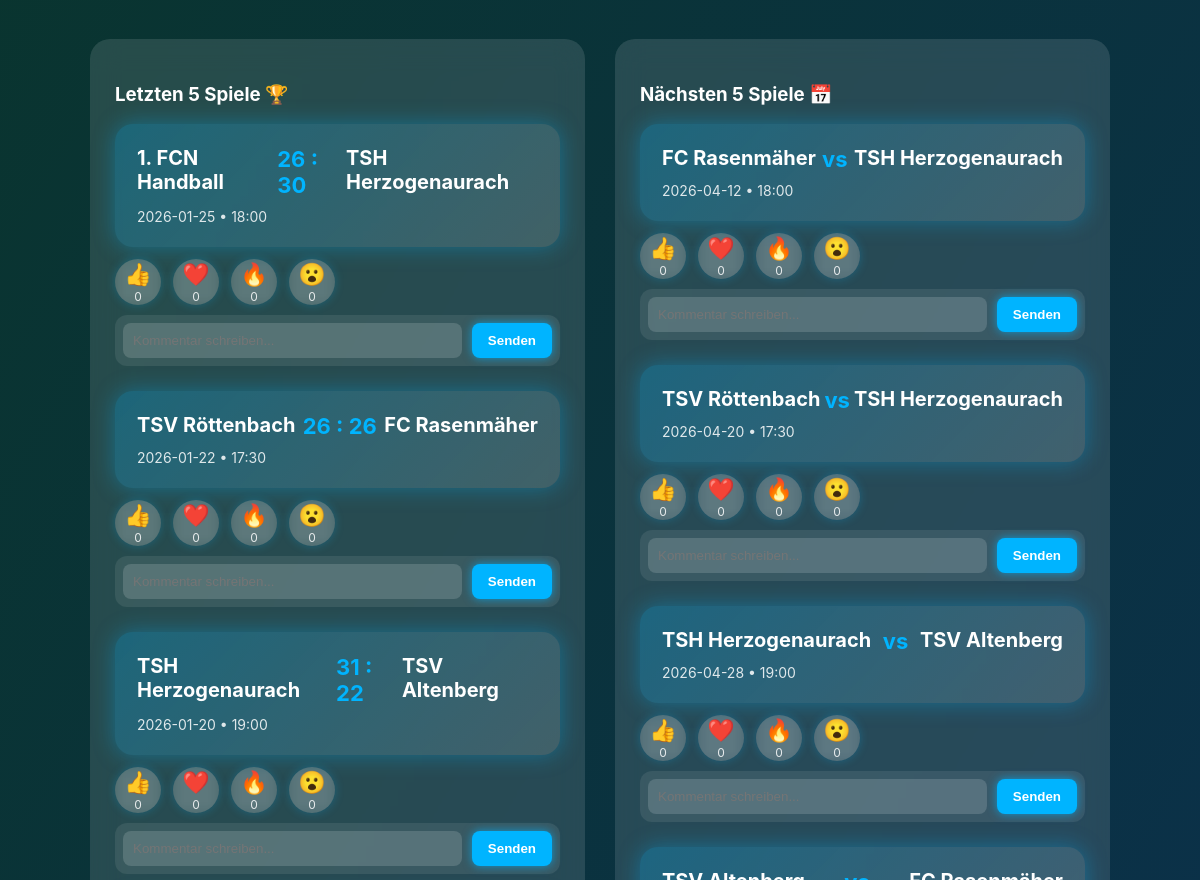
The app's page /handball (middle part), older data.
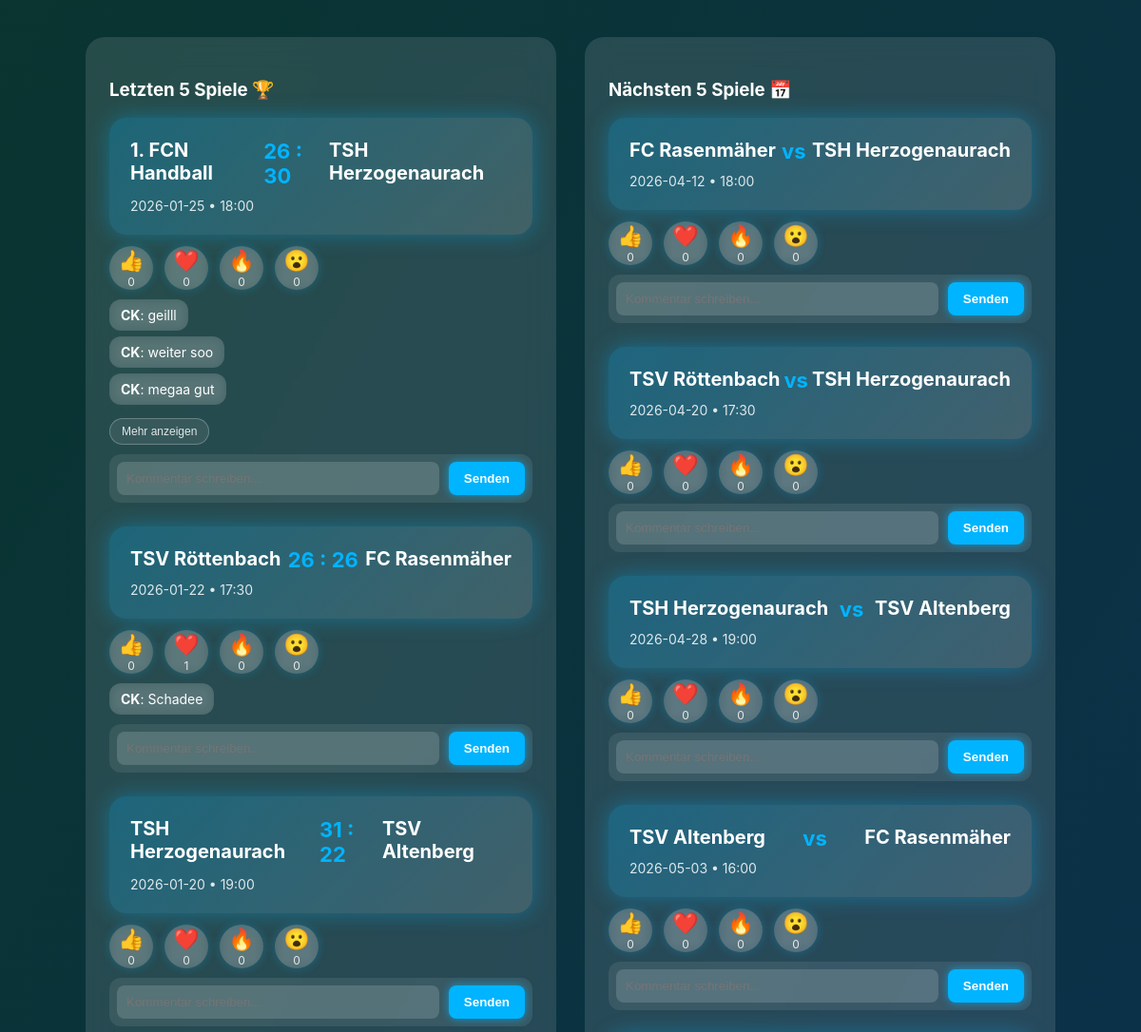
The same page, newer data.
### tables this page shows
CREATE TABLE "handball_spiele" (
	"id"	INTEGER,
	"heimverein"	TEXT,
	"gastverein"	TEXT,
	"datum"	DATE,
	"uhrzeit"	TEXT,
	"heim-tore"	INTEGER,
	"gast-tore"	INTEGER,
	PRIMARY KEY("id" AUTOINCREMENT)
);

CREATE TABLE "handball_kommentare" (
	"id"	INTEGER,
	"user_name"	TEXT,
	"Kommentar"	TEXT,
	"id_spiel"	INTEGER,
	PRIMARY KEY("id")
);

### app.py (the view)
@app.route("/handball")
def handball():
    username = session.get('username')  # Username aus Session holen
    data = get_handball_table_data()
    conn = get_db_connection()
    letzte_spiele = conn.execute("""
        SELECT id, heimverein, gastverein, datum, uhrzeit, "heim-tore", "gast-tore"
        FROM handball_spiele
        WHERE datum <= DATE('now')
        ORDER BY datum DESC
        LIMIT 5;
    """).fetchall()
    naechste_spiele = conn.execute("""
        SELECT id, heimverein, gastverein, datum, uhrzeit
        FROM handball_spiele
        WHERE datum > DATE('now')
        ORDER BY datum ASC
        LIMIT 5;
    """).fetchall()
    all_spiele_ids = [spiel['id'] for spiel in letzte_spiele] + [spiel['id'] for spiel in naechste_spiele]
    reactions = {}
    if all_spiele_ids:
        placeholders = ','.join('?' for _ in all_spiele_ids)
        rows = conn.execute(f"""
            SELECT id_spiel, reaktion, COUNT(*) as count
            FROM handball_reaktionen
            WHERE id_spiel IN ({placeholders})
            GROUP BY id_spiel, reaktion
        """, all_spiele_ids).fetchall()
        for row in rows:
            if row['id_spiel'] not in reactions:
                reactions[row['id_spiel']] = {}
            reactions[row['id_spiel']][row['reaktion']] = row['count']
    comments = {}
    if all_spiele_ids:
        placeholders = ','.join('?' for _ in all_spiele_ids)
        rows = conn.execute(f"""
            SELECT user_name, Kommentar, id_spiel
            FROM handball_kommentare
            WHERE id_spiel IN ({placeholders})
            ORDER BY id DESC
        """, all_spiele_ids).fetchall()
        for row in rows:
            comments.setdefault(row["id_spiel"], []).append({
                "user": row["user_name"],
                "text": row["Kommentar"]
            })
    conn.close()
    return render_template(
        "handball-2.html",
        data=data,
        letzte_spiele=letzte_spiele,
        naechste_spiele=naechste_spiele,
        reactions=reactions,
        comments=comments,
        username=username
    )

### app.py (called while the page is built)
def get_db_connection():
    conn = sqlite3.connect(DATABASE)
    conn.row_factory = sqlite3.Row
    return conn

### routes/functions.py (called while the page is built)
def get_handball_table_data():
    conn = sqlite3.connect("projekt-verein.db")
    conn.row_factory = sqlite3.Row  # ermöglicht Zugriff per Spaltenname
    cur = conn.cursor()
    cur.execute("SELECT * FROM handball ORDER BY gewonnen DESC")
    rows = cur.fetchall()
    conn.close()
    return rows

### templates/handball-2.html (shortened to what this page needs)
<!DOCTYPE html>
<html lang="de">
<head>
<link rel="stylesheet" href="../static/header.css">
<link rel="stylesheet" href="../static/footer.css">
</head>
<body>
<div class="content">
<div class="info-row">
    <div class="info-box">
        <h3>Letzten 5 Spiele 🏆</h3>
        {% for spiel in letzte_spiele %}
<div class="highlight-card" data-id="{{ spiel['id'] }}">
    <div class="teams-row">
        <span>{{ spiel['heimverein'] }}</span>
        <span class="score">{{ spiel['heim-tore'] }} : {{ spiel['gast-tore'] }}</span>
        <span>{{ spiel['gastverein'] }}</span>
    </div>
    <div class="details">
        {{ spiel['datum'] }} • {{ spiel['uhrzeit'] }}
    </div>
</div>
<div class="reaction-row">
    <div class="reaction-btn" onclick="addReaction(this)">
        <span>👍</span>
        <div class="reaction-count">{{ reactions.get(spiel['id'], {}).get('👍', 0) }}</div>
    </div>
    <div class="reaction-btn" onclick="addReaction(this)">
        <span>❤️</span>
        <div class="reaction-count">{{ reactions.get(spiel['id'], {}).get('❤️', 0) }}</div>
    </div>
    <div class="reaction-btn" onclick="addReaction(this)">
        <span>🔥</span>
        <div class="reaction-count">{{ reactions.get(spiel['id'], {}).get('🔥', 0) }}</div>
    </div>
    <div class="reaction-btn" onclick="addReaction(this)">
        <span>😮</span>
        <div class="reaction-count">{{ reactions.get(spiel['id'], {}).get('😮', 0) }}</div>
    </div>
</div>
        <div class="comment-section">
            <div class="comment-list">
                {% set spiel_comments = comments.get(spiel['id'], []) %}
                {% for c in spiel_comments[:3] %}
                    <div class="comment">
                        <strong>{{ c.user }}</strong>: {{ c.text }}
                    </div>
                {% endfor %}
                {% if spiel_comments|length > 3 %}
                    <button type="button" class="show-more-comments">Mehr anzeigen</button>
                {% endif %}
            </div>
            <div class="comment-form">
                <input type="text" placeholder="Kommentar schreiben..." class="comment-input">
                <button onclick="addComment(this)">Senden</button>
            </div>
        </div>
{% endfor %}
    </div>
    <div class="info-box">
        <h3>Nächsten 5 Spiele 📅</h3>
        {% for spiel in naechste_spiele %}
<div class="highlight-card" data-id="{{ spiel['id'] }}">
    <div class="teams-row">
        <span>{{ spiel['heimverein'] }}</span>
        <span class="score">vs</span>
        <span>{{ spiel['gastverein'] }}</span>
    </div>
    <div class="details">
        {{ spiel['datum'] }} • {{ spiel['uhrzeit'] }}
    </div>
</div>
<div class="reaction-row">
    <div class="reaction-btn" onclick="addReaction(this)">
        <span>👍</span>
        <div class="reaction-count">{{ reactions.get(spiel['id'], {}).get('👍', 0) }}</div>
    </div>
    <div class="reaction-btn" onclick="addReaction(this)">
        <span>❤️</span>
        <div class="reaction-count">{{ reactions.get(spiel['id'], {}).get('❤️', 0) }}</div>
    </div>
    <div class="reaction-btn" onclick="addReaction(this)">
        <span>🔥</span>
        <div class="reaction-count">{{ reactions.get(spiel['id'], {}).get('🔥', 0) }}</div>
    </div>
    <div class="reaction-btn" onclick="addReaction(this)">
        <span>😮</span>
        <div class="reaction-count">{{ reactions.get(spiel['id'], {}).get('😮', 0) }}</div>
    </div>
</div>
<div class="comment-section">
        {% set spiel_comments = comments.get(spiel['id'], []) %}
    <div class="comment-form">
        <input type="text" placeholder="Kommentar schreiben..." class="comment-input">
        <button onclick="addComment(this)">Senden</button>
    </div>
</div>
{% endfor %}
</div>
</div>
</div>
</body>
</html>

### templates/handball-2.html (style rules this page uses)
* { box-sizing: border-box; }
html { min-height: 100%; }
body { min-height: 100vh; display: flex; flex-direction: column; margin: 0; font-family: 'Inter', sans-serif; background: linear-gradient(120deg, #09352b, #0c2e5d, #144e9b, #460d67); background-size: 400% 400%; animation: gradientMove 12s ease infinite; color: white; text-align: center; padding-top: 140px; }
.content { width: 85%; max-width: 1100px; margin: 40px auto; }
.info-row { display: flex; gap: 30px; }
.info-box { flex: 1; background: rgba(255,255,255,0.12); backdrop-filter: blur(15px); border-radius: 20px; padding: 25px; text-align: left; }
.highlight-card { background: linear-gradient(135deg, rgba(0,180,255,0.25), rgba(255,255,255,0.12)); padding: 22px; border-radius: 18px; margin-bottom: 10px; box-shadow: 0 0 22px rgba(0,180,255,0.35); transition: 0.25s ease; }
.highlight-card .teams-row { display: flex; justify-content: space-between; font-size: 20px; font-weight: bold; }
.highlight-card .score { color: #00b4ff; font-size: 22px; font-weight: bold; }
.highlight-card .details { margin-top: 10px; opacity: 0.85; font-size: 14px; }
.reaction-row { display: flex; gap: 12px; margin-top: 12px; margin-bottom: 10px; justify-content: flex-start; }
.reaction-btn { width: 46px; height: 46px; background: rgba(255,255,255,0.15); border-radius: 50%; display: flex; flex-direction: column; align-items: center; justify-content: center; font-size: 22px; cursor: pointer; transition: 0.25s ease; backdrop-filter: blur(6px); box-shadow: 0 0 10px rgba(0,180,255,0.25); }
.reaction-count { font-size: 12px; margin-top: 2px; opacity: 0.85; }
.comment-section { margin-top: 5px; margin-bottom: 25px; }
.comment-list { margin-bottom: 10px; }
.comment-form { display: flex; gap: 10px; background: rgba(255,255,255,0.08); padding: 8px; border-radius: 12px; }
.comment-form input { flex: 1; padding: 10px; border-radius: 8px; border: none; outline: none; background: rgba(255,255,255,0.15); color: white; }
.comment-form button { padding: 10px 16px; border-radius: 8px; border: none; background: #00b4ff; color: white; cursor: pointer; font-weight: bold; box-shadow: 0 0 10px rgba(0,180,255,0.7); }
.comment { background: rgba(255,255,255,0.12); padding: 8px 12px; border-radius: 12px; margin: 6px 0; display: block; width: fit-content; backdrop-filter: blur(6px); font-size: 14px; }
.show-more-comments { display: inline-block; margin: 8px 0 0 0; padding: 6px 12px; border: 1px solid rgba(255,255,255,0.25); border-radius: 999px; background: rgba(255,255,255,0.08); color: rgba(255,255,255,0.85); cursor: pointer; font-size: 12px; font-weight: 500; transition: background 0.2s ease, color 0.2s ease, transform 0.2s ease; }

Row changes from the older to the newer data that the page shows:
shown differently, row unchanged: handball_spiele "1. FCN Handball": now shows "Mehr anzeigen"
added handball_kommentare: user "CK", text "geilll", shown under handball_spiele "1. FCN Handball"
added handball_kommentare: user "CK", text "weiter soo", shown under handball_spiele "1. FCN Handball"
added handball_kommentare: user "CK", text "megaa gut", shown under handball_spiele "1. FCN Handball"
computed for handball_spiele (number 2 of 7 on the later page): get "0" → "1"
added handball_kommentare: user "CK", text "Schadee", shown under handball_spiele (number 2 of 7 on the later page)
now on this page (row unchanged): handball_spiele: heimverein "TSV Altenberg", gastverein "FC Rasenmäher", datum "2026-05-03", uhrzeit "16:00", get "0", shown under "Nächsten 5 Spiele 📅"
